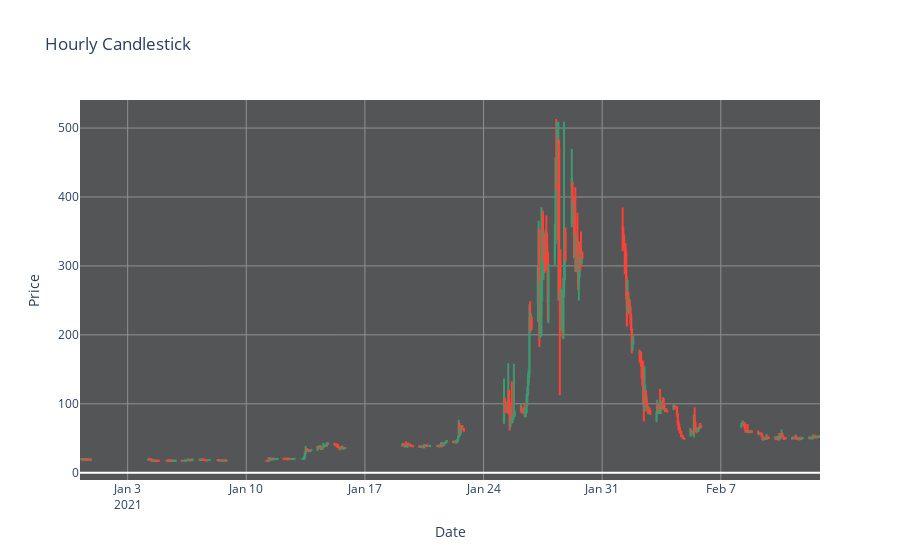

Source (notebook cell):
### Code cell
### Hourly candlestick graph ### 
fig = go.Figure(data=[go.Candlestick(x=gme_hourly_full['date'],
                open=gme_hourly_full['1. open'],
                high=gme_hourly_full['2. high'],
                low=gme_hourly_full['3. low'],
                close=gme_hourly_full['4. close'])])
fig.update_layout(
    title_text="Hourly Candlestick")

fig.update_yaxes(title_text="Price")
fig.update_xaxes(title_text="Date")

fig.layout.plot_bgcolor='rgb(84, 85, 87)'
fig.update_layout(xaxis_rangeslider_visible=False)
fig.layout.yaxis.gridcolor='rgb(144, 145, 142)'
fig.layout.xaxis.gridcolor='rgb(144, 145, 142)'
fig.show()

### Figure 1 — Plotly figure (JSON) as saved in the notebook; plotly's stock layout.template omitted (floating-point values rounded to 4 significant figures; data arrays with more than 128 entries replaced by an {"elided": "..."} marker saying what was removed)
{"data": [{"close": {"elided": "472 float values"}, "high": {"elided": "472 float values"}, "low": {"elided": "472 float values"}, "open": {"elided": "472 float values"}, "type": "candlestick", "x": {"elided": "472 str values"}}], "layout": {"plot_bgcolor": "rgb(84, 85, 87)", "title": {"text": "Hourly Candlestick"}, "xaxis": {"gridcolor": "rgb(144, 145, 142)", "rangeslider": {"visible": false}, "title": {"text": "Date"}}, "yaxis": {"gridcolor": "rgb(144, 145, 142)", "title": {"text": "Price"}}}}
